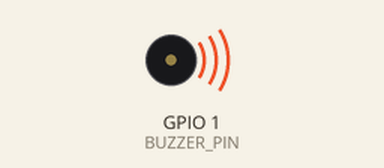
This program was run on a simulated ESP32-S3. Parts: buzzer (waves = sounding).

Above: at 0.42 s.
At 1.5 s:
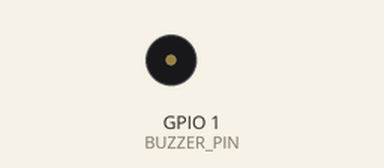
Timing chart, 0 to 3.0 s (numbered marks = the images above):
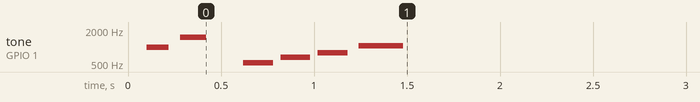

The program:

main.cpp
```cpp
#include <Arduino.h>

// =================== Konfigurasi ===================
constexpr uint8_t  BUZZER_PIN   = 1;      // ganti sesuai pin buzzer
constexpr uint8_t  LEDC_CH      = 0;      // channel LEDC 0..7
constexpr uint8_t  LEDC_TIMER   = 0;      // timer LEDC 0..3
constexpr uint8_t  LEDC_RES_BITS= 10;     // resolusi PWM
constexpr BaseType_t TASK_CORE  = 1;      // pin task ke core 0/1

// =================== Tipe & Global =================
struct BeepCmd {
  uint16_t freqHz;       // 0 = diam (pause)
  uint16_t durMs;        // durasi beep/pause
  uint8_t  dutyPct;      // 0..100 (umumnya 50 untuk passive buzzer)
};

static QueueHandle_t buzzerQ = nullptr;

// =================== Util ==========================
inline void enqueueBeep(uint16_t freq, uint16_t durMs, uint8_t dutyPct = 50) {
  if (!buzzerQ) return;
  BeepCmd cmd{freq, durMs, dutyPct};
  xQueueSend(buzzerQ, &cmd, 0);
}

inline void enqueuePause(uint16_t durMs) {
  enqueueBeep(0, durMs, 0);
}

// Contoh: pola “double-beep”
void enqueueDoubleBeep() {
  enqueueBeep(1000, 120, 50);
  enqueuePause(60);
  enqueueBeep(1500, 140, 50);
}

// Contoh: nada sederhana (C5–E5–G5–C6)
void enqueueSimpleMelody() {
  enqueueBeep(523, 160);  enqueuePause(40);
  enqueueBeep(659, 160);  enqueuePause(40);
  enqueueBeep(784, 160);  enqueuePause(60);
  enqueueBeep(1046, 240);
}

// =================== Task ==========================
void buzzerTask(void* pv) {
  (void)pv;

  // Siapkan LEDC
  ledcSetup(LEDC_CH, 1000 /*dummy*/, LEDC_RES_BITS);
  ledcAttachPin(BUZZER_PIN, LEDC_CH);

  BeepCmd cmd{};
  for (;;) {
    if (xQueueReceive(buzzerQ, &cmd, portMAX_DELAY) == pdTRUE) {
      if (cmd.freqHz == 0 || cmd.dutyPct == 0) {
        // Pause / diam
        ledcWrite(LEDC_CH, 0);
        vTaskDelay(pdMS_TO_TICKS(cmd.durMs));
      } else {
        // Hitung duty dari persen
        uint32_t maxDuty = (1u << LEDC_RES_BITS) - 1u;
        uint32_t duty = (uint32_t)(maxDuty * cmd.dutyPct / 100u);

        // Set frekuensi & duty
        ledcWriteTone(LEDC_CH, cmd.freqHz); // set freq
        ledcWrite(LEDC_CH, duty);           // set duty

        vTaskDelay(pdMS_TO_TICKS(cmd.durMs));

        // Matikan setelah durasi (supaya "putus" antar nada)
        ledcWrite(LEDC_CH, 0);
      }
    }
  }
}

// =================== Setup/Loop ====================
void setup() {
  Serial.begin(115200);
  delay(100);

  // Queue untuk perintah buzzer
  buzzerQ = xQueueCreate(16, sizeof(BeepCmd));
  if (!buzzerQ) {
    Serial.println("Gagal membuat queue buzzer!");
    for (;;) vTaskDelay(portMAX_DELAY);
  }

  // Buat task buzzer
  BaseType_t ok = xTaskCreatePinnedToCore(
    buzzerTask,
    "BuzzerTask",
    3072,        // stack words
    nullptr,
    3,           // prioritas
    nullptr,
    TASK_CORE
  );
  if (ok != pdPASS) Serial.println("Gagal membuat BuzzerTask!");

  // --- Demo: kirim beberapa pola saat start ---
  enqueueDoubleBeep();
  enqueuePause(200);
  enqueueSimpleMelody();
}

void loop() {
  // Tidak dipakai; semua lewat RTOS task.
  vTaskDelay(portMAX_DELAY);
}
```

Measured:
- by itself, tone on GPIO 1 (BUZZER_PIN): plays 1000 Hz for 0.12 s, 1500 Hz for 0.14 s, 523 Hz for 0.16 s, 659 Hz for 0.16 s, 784 Hz for 0.16 s, 1046 Hz for 0.24 s
